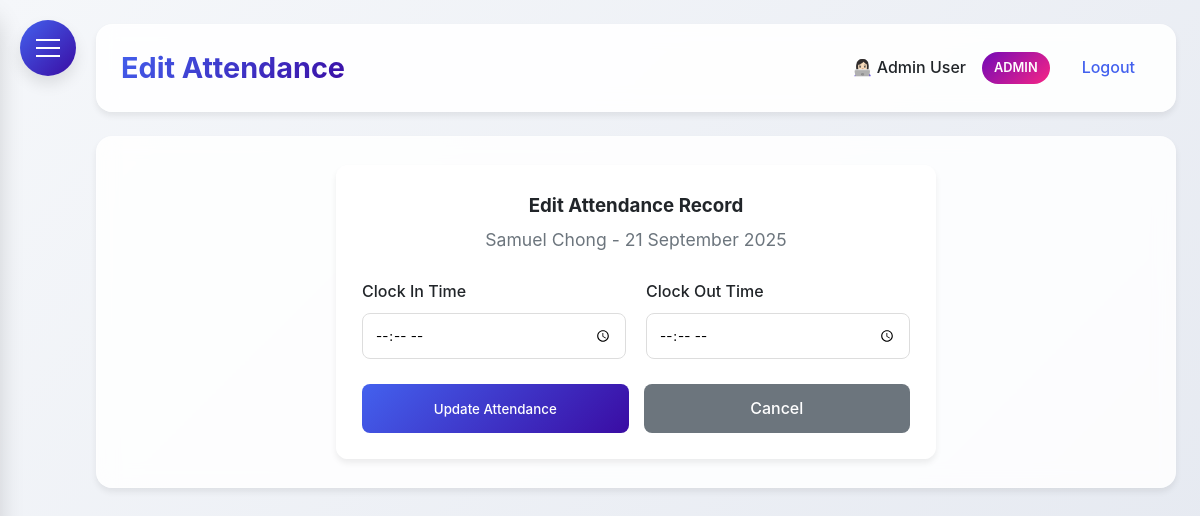
The page /edit_attendance/2/2025-09-21 (signed in) on the database as committed earlier.
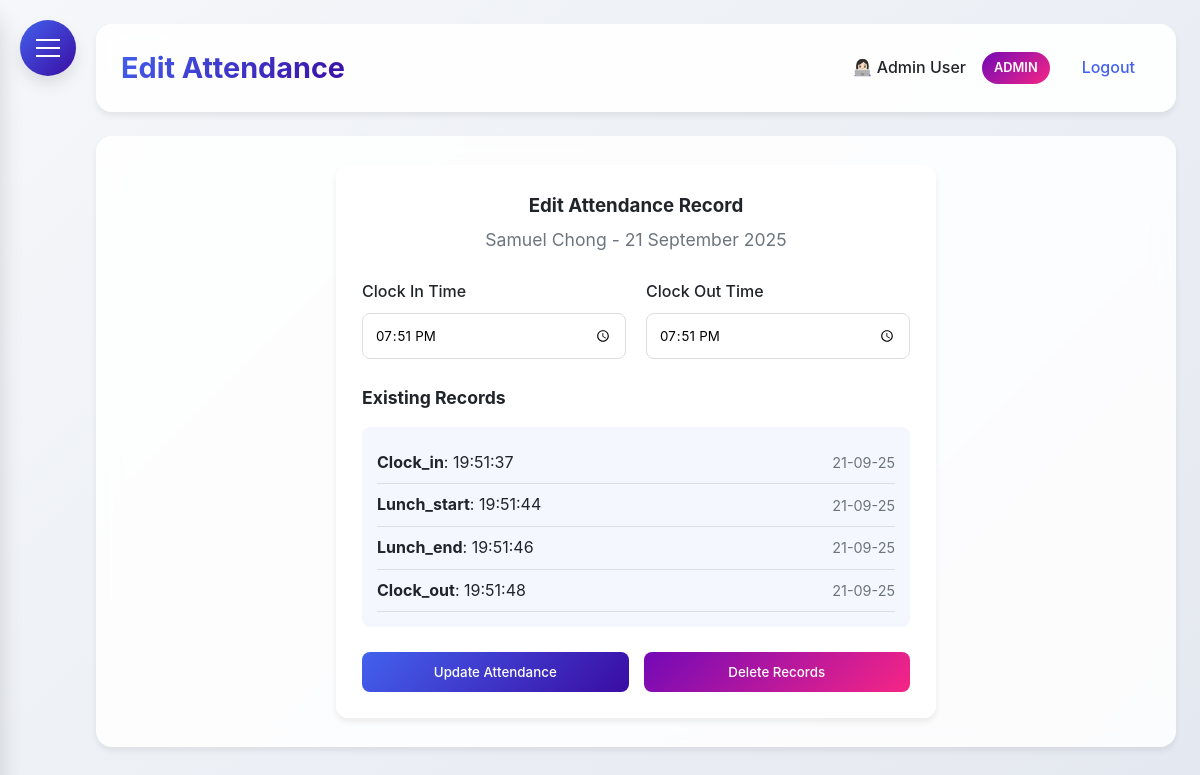
The same page on the database as committed later.
### HerculesSystem.py (models this page shows)
class TimeTracking(db.Model):
    __tablename__ = 'time_tracking'
    id = db.Column(db.Integer, primary_key=True)
    employee_id = db.Column(db.Integer, db.ForeignKey('employee.id'), nullable=False)
    action_type = db.Column(db.String(20), nullable=False)  #clock_in, clock_out, lunch_start, lunch_end
    timestamp = db.Column(db.DateTime, nullable=True)
    latitude = db.Column(db.Float, nullable=True)
    longitude = db.Column(db.Float, nullable=True)
    address = db.Column(db.String(200), nullable=True)
    status = db.Column(db.String(20), nullable=True)    # in/out office
    ip_address = db.Column(db.String(45), nullable=True)
    employee = db.relationship('Employee', backref=db.backref('time_entries', lazy=True))

### HerculesSystem.py (the view, shortened to what this page needs)
@app.route('/edit_attendance/<int:employee_id>/<string:date_str>', methods=['GET', 'POST'])
@login_required
def edit_attendance(employee_id, date_str):
    if current_user.user_type not in ['admin', 'supervisor']:
        flash('You do not have permission to edit attendance.', 'danger')
        return redirect(url_for('reports'))
    try:
        target_date = datetime.strptime(date_str, '%Y-%m-%d').date()
    except ValueError:
        flash('Invalid date format.', 'danger')
        return redirect(url_for('reports'))
    employee = Employee.query.get_or_404(employee_id)
    if current_user.user_type == 'supervisor' and employee.supervisor_id != current_user.id:
        flash('You can only edit attendance for your team members.', 'danger')
        return redirect(url_for('reports'))
    start_datetime = datetime.combine(target_date, time.min)
    end_datetime = datetime.combine(target_date, time.max)
    time_records = TimeTracking.query.filter(
        TimeTracking.employee_id == employee_id,
        TimeTracking.timestamp >= start_datetime,
        TimeTracking.timestamp <= end_datetime
    ).order_by(TimeTracking.timestamp).all()
    clock_in = None
    clock_out = None
    for record in time_records:
        if record.action_type == 'clock_in':
            clock_in = record.timestamp.time().strftime('%H:%M')
        elif record.action_type == 'clock_out':
            clock_out = record.timestamp.time().strftime('%H:%M')
    return render_template('edit_attendance.html',
                         employee=employee,
                         date=target_date,
                         clock_in=clock_in,
                         clock_out=clock_out,
                         time_records=time_records)

### HerculesSystem.py (called while the page is built)
@app.after_request
def add_security_headers(response):
    response.headers['Permissions-Policy'] = 'geolocation=()'
    return response

@login_manager.user_loader
def load_user(user_id):
    return db.session.get(Employee, int(user_id))

@app.context_processor
def inject_now():
    return {'now': datetime.utcnow()}

@app.before_request
def before_request():
    if request.url.startswith('https://'):
        new_url = request.url.replace('https://', 'http://', 1)
        return redirect(new_url, code=301)

### templates/edit_attendance.html (shortened to what this page needs)
{% extends "base.html" %}
{% block content %}
<div class="dashboard-container">
    <div class="glass" style="padding: 25px; border-radius: 12px; max-width: 600px; margin: 0 auto;">
        <div style="text-align: center; margin-bottom: 25px;">
            <h3 style="color: var(--dark); margin-bottom: 5px;">Edit Attendance Record</h3>
            <p style="color: var(--gray); font-size: 1.1rem;">
                {{ employee.full_name }} - {{ date.strftime('%d %B %Y') }}
            </p>
        </div>
        <form method="POST">
            <div style="display: grid; grid-template-columns: 1fr 1fr; gap: 20px; margin-bottom: 25px;">
                <div>
                    <label style="display: block; margin-bottom: 8px; font-weight: 500; color: var(--dark);">
                        Clock In Time
                    </label>
                    <input type="time" class="form-control" id="clock_in" name="clock_in"
                           value="{{ clock_in if clock_in else '' }}"
                           style="width: 100%; padding: 12px; border-radius: 8px; border: 1px solid #ddd; background: white;">
                </div>
                <div>
                    <label style="display: block; margin-bottom: 8px; font-weight: 500; color: var(--dark);">
                        Clock Out Time
                    </label>
                    <input type="time" class="form-control" id="clock_out" name="clock_out"
                           value="{{ clock_out if clock_out else '' }}"
                           style="width: 100%; padding: 12px; border-radius: 8px; border: 1px solid #ddd; background: white;">
                </div>
            </div>
            {% if time_records %}
            <div style="margin-bottom: 25px;">
                <h4 style="color: var(--dark); margin-bottom: 15px; font-size: 1.1rem;">Existing Records</h4>
                <div style="background: rgba(67, 97, 238, 0.05); padding: 15px; border-radius: 8px;">
                    {% for record in time_records %}
                    <div style="display: flex; justify-content: space-between; align-items: center; padding: 8px 0; border-bottom: 1px solid rgba(0,0,0,0.1);">
                        <span style="color: var(--dark);">
                            <strong>{{ record.action_type|title }}</strong>:
                            {{ record.timestamp.strftime('%H:%M:%S') }}
                        </span>
                        <span style="color: var(--gray); font-size: 0.9rem;">
                            {{ record.timestamp.strftime('%d-%m-%y') }}
                        </span>
                    </div>
                    {% endfor %}
                </div>
            </div>
            {% endif %}
            <div style="display: grid; grid-template-columns: 1fr 1fr; gap: 15px;">
                <button type="submit" name="action" value="update"
                        style="background: var(--gradient-primary); color: white; padding: 12px; border: none; border-radius: 8px; cursor: pointer; font-weight: 500; transition: all 0.3s ease;">
                    Update Attendance
                </button>
                {% if time_records %}
                <button type="submit" name="action" value="delete"
                        onclick="return confirm('Are you sure you want to delete all attendance records for {{ employee.full_name }} on {{ date.strftime('%d-%m-%Y') }}?')"
                        style="background: var(--gradient-accent); color: white; padding: 12px; border: none; border-radius: 8px; cursor: pointer; font-weight: 500; transition: all 0.3s ease;">
                    Delete Records
                </button>
                {% else %}
                <a href="{{ url_for('reports') }}"
                   style="background: var(--gray); color: white; padding: 12px; border: none; border-radius: 8px; cursor: pointer; font-weight: 500; text-decoration: none; text-align: center; transition: all 0.3s ease;">
                    Cancel
                </a>
                {% endif %}
            </div>
        </form>
    </div>
</div>
{% endblock %}

Rows that differ between the two databases and show on the page:
added TimeTracking: action_type "Clock_in", timestamp "19:51:37", timestamp "21-09-25"
added TimeTracking: action_type "Lunch_start", timestamp "19:51:44", timestamp "21-09-25"
added TimeTracking: action_type "Lunch_end", timestamp "19:51:46", timestamp "21-09-25"
added TimeTracking: action_type "Clock_out", timestamp "19:51:48", timestamp "21-09-25"
Other text that changed with them:
form field clock_in: (not shown) → "19:51"
form field clock_out: (not shown) → "19:51"
text no longer shown: "Cancel"
text now shown: "Existing Records Delete Records"
